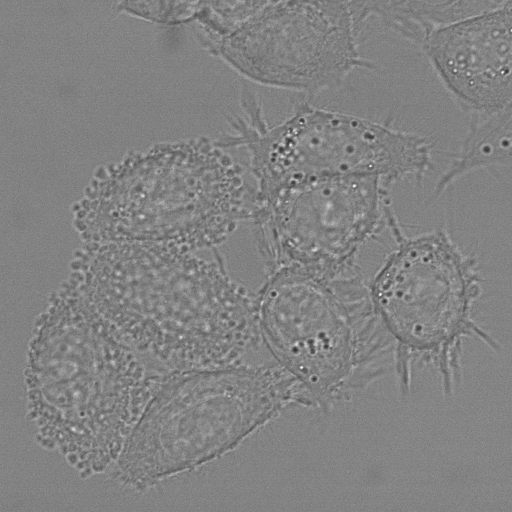
#> input picture t000.tif, 512 x 512 px
$ python background_subtraction.py t000.tif
#> lines starting #> are read from the running program, lines starting #| are printed output that depends on the picture
### utilis.py
import cv2 as cv
import numpy as np
import matplotlib.pyplot as plt
from skimage.future import graph
from sklearn.cluster import MeanShift, estimate_bandwidth
from skimage import color
import os
import math
from random import randint

colors = {
    "red"   : (255,0, 0),
    "green" : (0,255,0),
    "blue"  : (0,0,255)
}

# [180 lines left out: functions crop, aggregate, set_label, plot_three_images, plot_two, plot_four_images and 2 more, not called in this run]

def pathname(path):
    filename = os.path.basename(path)

    length = len(filename)

    path = path[:-length]

    return path, filename

# [188 lines left out: functions sharpen, stretch, show_image, aggregate, displacement, otsuThreshold and 9 more, not called in this run]

### background_subtraction.py
import cv2 as cv
import numpy as np
import argparse
from utilis import show_image, plot_two, pathname

parser = argparse.ArgumentParser(description='Min/Max filtering')
parser.add_argument('image', type=str, nargs=1,
    help='Path to the image')
parser.add_argument('size', type=int, nargs="?",
    help='Size of N x N filter', default=30)
parser.add_argument('--show', metavar='-s', nargs='?',
    help='Reverse the order of min/max filtering', default=False, const=True)
parser.add_argument('--kernel_type', nargs=1, type=str,
    help='Kernel Structure', default="ellipse")

args = parser.parse_args()

N = args.size
elem_type = args.kernel_type[0]
show = args.show
name = args.image[0]

size = (N, N)

elem_type_dict = {
    "rect"      : cv.MORPH_RECT,
    "ellipse"   : cv.MORPH_ELLIPSE,
    "cross"     : cv.MORPH_CROSS
}

if elem_type in elem_type_dict:
    elem_type = elem_type_dict[elem_type]
else:
    elem_type = cv.MORPH_RECT

image = cv.imread(name, cv.IMREAD_GRAYSCALE)
#> image is the input picture: shape (512, 512); min 47, max 255, mean 130

kernel = cv.getStructuringElement(elem_type, size)

tophat = cv.morphologyEx(image, cv.MORPH_TOPHAT, kernel)
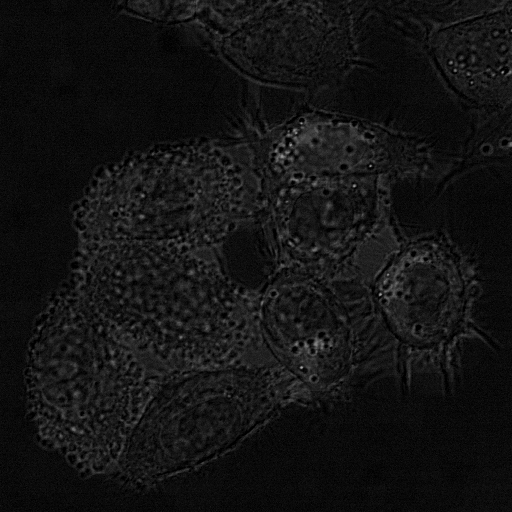
#> tophat: shape (512, 512); min 0, max 165, mean 19.2

kernel1 = np.ones((5,5),np.uint8)
O = cv.morphologyEx(tophat, cv.MORPH_OPEN, kernel1)
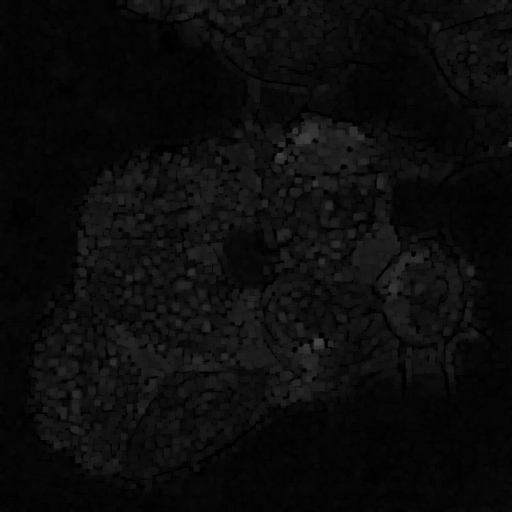
#> O: shape (512, 512); min 0, max 68, mean 11.8

if show:
    plot_two("O vs image", image, "Original", O, "TOPHAT")
else:
    path, name = pathname(name)
    cv.imwrite(path + "O-" + name, O)
